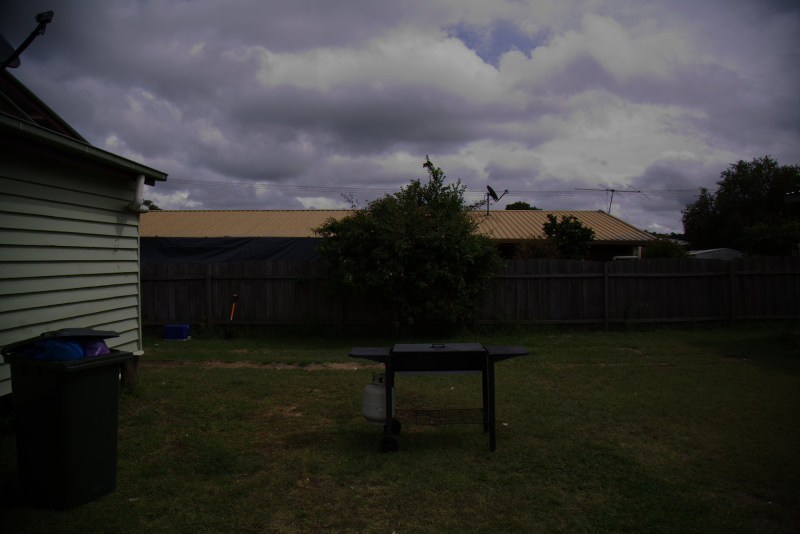
//> input picture data/barbecue.png, 800 x 534 px
$ ./labtwo   (built with g++ and OpenCV 4)
//> lines starting //> are read from the running program, lines starting //| are printed output that depends on the picture
#include <opencv2/opencv.hpp>

#include "opencv2/highgui.hpp"
#include "opencv2/imgcodecs.hpp"
#include "opencv2/imgproc.hpp"
#include <iostream>


cv::Mat luminanceEqualizedImage;

// Function Header of PART-1
std::vector<cv::Mat> calculateHistogram(cv::Mat& img);
cv::Mat rgbEqualization(cv::Mat& img);
cv::Mat luminanceEqualization(cv::Mat& img);
void showHistogram(std::vector<cv::Mat>& hists);

// Function Header of PART 2
static void medianFilter( int, void* );
static void gaussianFilter(int, void*);
static void bilateralFilter(int, void*);


int main(int argc, char** argv)
{
    /****************** PART 1 - HISTOGRAM EQUALIZATION ******************/

    // STEP 1 - Load the original image
    cv::Mat originalImage = cv::imread("data/barbecue.png");
//> originalImage is the input picture: 534 rows x 800 cols, CV_8UC3; mean B, G, R 54.4, 56.1, 56.7
    cv::imshow("Original Image", originalImage);

    // STEP 2 - Calculate and show BGR histogram of the original image
    std::vector<cv::Mat> originalImageHistogram(3);
    originalImageHistogram = calculateHistogram(originalImage);
//> in calculateHistogram, `cv::split(img, bgr_channels);`:
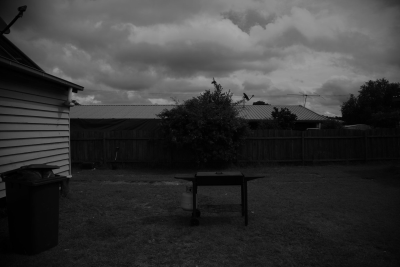
//> bgr_channels[1]: 534 rows x 800 cols, CV_8UC1 (shown at 1/2 size); min 0, max 167, mean 56.1
//> in calculateHistogram, `cv::calcHist(&bgr_channels[0], 1, 0, cv::Mat(), b_histogram, 1, &histo..`: b_histogram = 256 values, max 13181 at index 12, min 0 at index 168, mean 1668.8
//> in calculateHistogram, `cv::calcHist(&bgr_channels[1], 1, 0, cv::Mat(), g_histogram, 1, &histo..`: g_histogram = 256 values, max 8139 at index 8, min 0 at index 168, mean 1668.8
//> in calculateHistogram, `cv::calcHist(&bgr_channels[2], 1, 0, cv::Mat(), r_histogram, 1, &histo..`: r_histogram = 256 values, max 8492 at index 4, min 0 at index 168, mean 1668.8
    showHistogram(originalImageHistogram);
//> in showHistogram, `cv::minMaxLoc(hists[0], &min, &hmax[0]);`: min = 0; hmax = [13181, 0, 0]
//> in showHistogram, `cv::minMaxLoc(hists[1], &min, &hmax[1]);`: hmax = [13181, 8139, 0]
//> in showHistogram, `cv::minMaxLoc(hists[2], &min, &hmax[2]);`: hmax = [13181, 8139, 8492]
//> the loop in showHistogram, `for (int i = 0, end = hists.size(); i < end; i++)` made 3 passes
    cv::waitKey();

    // STEP 3 - Equalize the original image using RGB Equalization
    cv::Mat equalizedImage = rgbEqualization(originalImage);
//> in rgbEqualization, `cv::merge(bgr_equalized, equalizedImage);`:
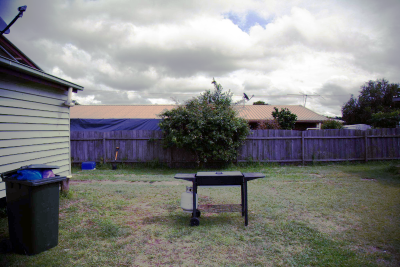
//> equalizedImage: 534 rows x 800 cols, CV_8UC3 (shown at 1/2 size); mean B, G, R 127.7, 128.7, 128.6
    cv::imshow("RGB Equalized Image", equalizedImage);

    // STEP 4 - Calculate and show the BGR histogram of the equalized image
    std::vector<cv::Mat> equalizedImageHistogram(3);
    equalizedImageHistogram = calculateHistogram(equalizedImage);
    showHistogram(equalizedImageHistogram);
//> in showHistogram (call 2), `cv::minMaxLoc(hists[0], &min, &hmax[0]);`: hmax = [13181, 0, 0]
//> in showHistogram (call 2), `cv::minMaxLoc(hists[1], &min, &hmax[1]);`: hmax = [13181, 8139, 0]
//> in showHistogram (call 2), `cv::minMaxLoc(hists[2], &min, &hmax[2]);`: hmax = [13181, 8139, 8492]
//> the loop in showHistogram (call 2), `for (int i = 0, end = hists.size(); i < end; i++)` made 3 passes
//> after the loop in showHistogram (call 2), `for (int i = 0, end = hists.size(); i < end; i++)`:
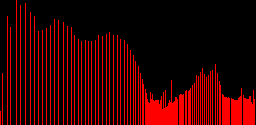
//> canvas[2]: 125 rows x 256 cols, CV_8UC3; mean B, G, R 0.8, 0, 50.5
    cv::waitKey();

    // STEP 5 - Equalize the original image using luminance equalization
    luminanceEqualizedImage = luminanceEqualization(originalImage);
//> in luminanceEqualization, `cv::split(Lab_image, Lab_channels);`:
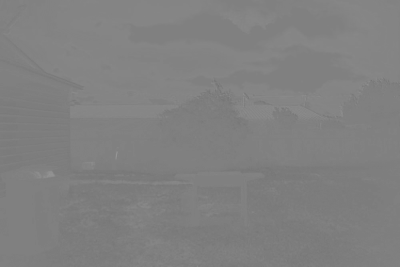
//> Lab_channels[1]: 534 rows x 800 cols, CV_8UC1 (shown at 1/2 size); min 113, max 155, mean 128.1
    cv::imshow("Luminance Equalized Image", luminanceEqualizedImage);

    // Calculate and show histogram of the luminance equalized image
    std::vector<cv::Mat> luminanceEqualizedImageHistogram(3);
    luminanceEqualizedImageHistogram = calculateHistogram(luminanceEqualizedImage);
//> in calculateHistogram (call 3), `cv::split(img, bgr_channels);`:
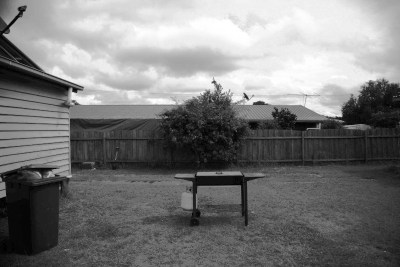
//> bgr_channels[0]: 534 rows x 800 cols, CV_8UC1 (shown at 1/2 size); min 0, max 255, mean 122.7
//> in calculateHistogram (call 3), `cv::calcHist(&bgr_channels[0], 1, 0, cv::Mat(), b_histogram, 1, &histo..`: b_histogram = 256 values, max 9365 at index 16, min 0 at index 1, mean 1668.8
//> in calculateHistogram (call 3), `cv::calcHist(&bgr_channels[1], 1, 0, cv::Mat(), g_histogram, 1, &histo..`: g_histogram = 256 values, max 11714 at index 18, min 0 at index 1, mean 1668.8
//> in calculateHistogram (call 3), `cv::calcHist(&bgr_channels[2], 1, 0, cv::Mat(), r_histogram, 1, &histo..`: r_histogram = 256 values, max 8973 at index 19, min 0 at index 1, mean 1668.8
    showHistogram(luminanceEqualizedImageHistogram);
//> in showHistogram (call 3), `cv::minMaxLoc(hists[0], &min, &hmax[0]);`: hmax = [9365, 0, 0]
//> in showHistogram (call 3), `cv::minMaxLoc(hists[1], &min, &hmax[1]);`: hmax = [9365, 11714, 0]
//> in showHistogram (call 3), `cv::minMaxLoc(hists[2], &min, &hmax[2]);`: hmax = [9365, 11714, 8973]
//> the loop in showHistogram (call 3), `for (int i = 0, end = hists.size(); i < end; i++)` made 3 passes
//> pass 1, in showHistogram (call 3), `cv::imshow(hists.size() == 1 ? "value" : wname[i], canvas[i]);`:
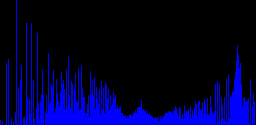
//> window 'blue': 125 rows x 256 cols, CV_8UC3; mean B, G, R 47.1, 0, 0
//> after the loop in showHistogram (call 3), `for (int i = 0, end = hists.size(); i < end; i++)`:
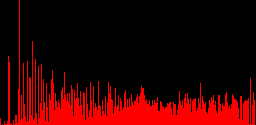
//> canvas[2]: 125 rows x 256 cols, CV_8UC3; mean B, G, R 0.8, 0, 48.3
    cv::waitKey();
    cv::destroyAllWindows();


    /****************** PART 2 - IMAGE FILTERING ******************/
    // Variable for the slider
    int ksize_slider;
    int sigmaX_slider;
    int sigmaRange_slider;
    int sigmaSpace_slider;

    const int MAX_KSIZE_SLIDER = 31;
    const int MAX_SIGMAX_SLIDER = 100;
    const int MAX_SIGMARANGE_SLIDER = 3000;
    const int MAX_SIGMASPACE_SLIDER = 500;

    // STEP 1 - Median Filter
    ksize_slider = 1;
    cv::namedWindow("Median Filter", cv::WINDOW_AUTOSIZE);
    cv::createTrackbar("ksize", "Median Filter", &ksize_slider, MAX_KSIZE_SLIDER, medianFilter);
    // Show some image at the beginning
    medianFilter(ksize_slider, 0);
    cv::waitKey();

    // STEP 2 - Gaussian Filter
    ksize_slider = 1;
    sigmaX_slider = 0;
    cv::namedWindow("Gaussian Filter", cv::WINDOW_AUTOSIZE);
    cv::createTrackbar("ksize", "Gaussian Filter", &ksize_slider, MAX_KSIZE_SLIDER, gaussianFilter);
    cv::createTrackbar("sigmaX", "Gaussian Filter", &sigmaX_slider, MAX_SIGMAX_SLIDER, gaussianFilter);
    // Show some image at the beginning
    gaussianFilter(ksize_slider, 0);
    cv::waitKey();

    // STEP 3 - Bilateral Filter
    sigmaRange_slider = 0;
    sigmaSpace_slider = 0;
    cv::namedWindow("Bilateral Filter", cv::WINDOW_AUTOSIZE);
    cv::createTrackbar("sigma range", "Bilateral Filter", &sigmaRange_slider, MAX_SIGMARANGE_SLIDER, bilateralFilter);
    cv::createTrackbar("sigma space", "Bilateral Filter", &sigmaSpace_slider, MAX_SIGMASPACE_SLIDER, bilateralFilter);
    // Show some image at the beginning
    bilateralFilter(1,0);
    cv::waitKey();

    cv::destroyAllWindows();

	return 0;
}
/**
 * This function will perform a bilateral filter smoothing based on the values of sigma range
 * and sigma space that is set on the trackbar
 */
static void bilateralFilter(int, void*)
{
    cv::Mat filteredImage = luminanceEqualizedImage.clone();

    double sigmaRange = (double) cv::getTrackbarPos("sigma range", "Bilateral Filter");
    double sigmaSpace = (double) cv::getTrackbarPos("sigma space", "Bilateral Filter");
    sigmaRange = sigmaRange / 1;
    sigmaSpace = sigmaSpace / 1;

    cv::bilateralFilter(luminanceEqualizedImage, filteredImage, 5, sigmaSpace, sigmaRange, cv::BORDER_DEFAULT);
    cv::imshow("Bilateral Filter", filteredImage);

    std::cout << "sigma range: " << sigmaRange;
    std::cout << " sigma space: " << sigmaSpace << std::endl;
}

/**
 * This function will perform a gaussian blur based on the value of the kernel size and sigmaX
 * that is selected on the trackbar
 */
static void gaussianFilter(int, void*)
{
    cv::Mat filteredImage = luminanceEqualizedImage.clone();

    int ksize = cv::getTrackbarPos("ksize", "Gaussian Filter");
    double sigmaX = (double) cv::getTrackbarPos("sigmaX", "Gaussian Filter");
    sigmaX = sigmaX / 10;

    // ksize of gaussian filter must be odd and greater than or equal to zero
    if (ksize >= 1) {
        ksize = (ksize * 2) - 1;
    }

    // sigmaX must be greater or equal to zero
    if (ksize > 0 && sigmaX >= 0)
    {
        cv::GaussianBlur(luminanceEqualizedImage, filteredImage, cv::Size(ksize, ksize), sigmaX, 0, 0);
        cv::imshow("Gaussian Filter", filteredImage);

        std::cout << "ksize: " << ksize;
        std::cout << " sigmaX: " << sigmaX << std::endl;
    }
}

/**
 * This function will perform median blur based on the value of the kernel size that
 * is selected on the trackbar.
 */
static void medianFilter(int, void*)
{
    cv::Mat filteredImage = luminanceEqualizedImage.clone();
    int ksize = cv::getTrackbarPos("ksize", "Median Filter");

    // ksize of median filter must be odd and greater than or equal to one
    if ((ksize % 2) != 0 && ksize >= 1)
    {
        cv::medianBlur(luminanceEqualizedImage, filteredImage, ksize);
        cv::imshow("Median Filter", filteredImage);

        std::cout << "ksize: " << ksize << std::endl;
    }
}

/**
 * This function will calculate the histogram of a 3 channels (BGR) color image.
 * Then it will return vector containing the B,G,R histograms.
 */
std::vector<cv::Mat> calculateHistogram(cv::Mat& img)
{
    // Separating the image into 3 channels (B, G, and R)
    std::vector<cv::Mat> bgr_channels;
    cv::split(img, bgr_channels);

    // Number of bins
    int histogramSize = 256;

    // Histogram parameter;
    bool uniform = true;
    bool accumulate = false;

    // Setting the range of B,G,R channels
    float range[] = {0, 256};
    const float* histogramRange = {range};

    // Calculating the histogram
    cv::Mat b_histogram;
    cv::Mat g_histogram;
    cv::Mat r_histogram;
    cv::calcHist(&bgr_channels[0], 1, 0, cv::Mat(), b_histogram, 1, &histogramSize, &histogramRange, uniform, accumulate);
    cv::calcHist(&bgr_channels[1], 1, 0, cv::Mat(), g_histogram, 1, &histogramSize, &histogramRange, uniform, accumulate);
    cv::calcHist(&bgr_channels[2], 1, 0, cv::Mat(), r_histogram, 1, &histogramSize, &histogramRange, uniform, accumulate);

    // Creating a 3 channels vector for the BGR Histogram
    std::vector<cv::Mat> bgr_histogram(3);
    bgr_histogram[0] = b_histogram;
    bgr_histogram[1] = g_histogram;
    bgr_histogram[2] = r_histogram;

    return bgr_histogram;
}

/**
 * This function will equalize the BGR histograms of the input image using
 * the cv::equalHist() function.
 */
cv::Mat rgbEqualization(cv::Mat& img)
{
    // Separating the image into 3 channels (B, G, and R)
    std::vector<cv::Mat> bgr_channels;
    cv::split(img, bgr_channels);

    // Applying histogram equalization to the image
    cv::Mat b_equalized;
    cv::Mat g_equalized;
    cv::Mat r_equalized;
    cv::equalizeHist(bgr_channels[0], b_equalized);
    cv::equalizeHist(bgr_channels[1], g_equalized);
    cv::equalizeHist(bgr_channels[2], r_equalized);

    // Creating a 3 channels vector for the BGR equalized images
    std::vector<cv::Mat> bgr_equalized(3);
    bgr_equalized[0] = b_equalized;
    bgr_equalized[1] = g_equalized;
    bgr_equalized[2] = r_equalized;

    // Merging the BGR equalized images into a single image
    cv::Mat equalizedImage;
    cv::merge(bgr_equalized, equalizedImage);

    return equalizedImage;
}

/**
 * This function will equalize the input image using the luminance equalization,
 * where only L channel that is equalized.
 */
cv::Mat luminanceEqualization(cv::Mat& img)
{
    // Convert the input image from BGR color space to Lab color space
    cv::Mat Lab_image;
    cv::cvtColor(img, Lab_image, cv::COLOR_BGR2Lab);

    // Separating the image into 3 channels (L, a, and b)
    std::vector<cv::Mat> Lab_channels;
    cv::split(Lab_image, Lab_channels);

    // Applying histogram equalization to the Luminance channel
    cv::Mat L_equalized;
    cv::equalizeHist(Lab_channels[0], L_equalized);

    // Creating a 3 channels vector for the Lab equalized images
    std::vector<cv::Mat> Lab_equalized(3);
    Lab_equalized[0] = L_equalized;
    Lab_equalized[1] = Lab_channels[1];
    Lab_equalized[2] = Lab_channels[2];

    // Merging the Lab equalized images into a single image
    cv::Mat luminanceEqualizedImage;
    cv::merge(Lab_equalized, luminanceEqualizedImage);

    // Convert the image from Lab color space back to BGR color space
    cv::cvtColor(luminanceEqualizedImage,luminanceEqualizedImage, cv::COLOR_Lab2BGR);

    return luminanceEqualizedImage;
}

/**
 * This function will visualize the BGR histograms.
 * @param hists
 */
void showHistogram(std::vector<cv::Mat>& hists)
{
    // Min/Max computation
    double hmax[3] = {0,0,0};
    double min;
    cv::minMaxLoc(hists[0], &min, &hmax[0]);
    cv::minMaxLoc(hists[1], &min, &hmax[1]);
    cv::minMaxLoc(hists[2], &min, &hmax[2]);

    std::string wname[3] = { "blue", "green", "red" };
    cv::Scalar colors[3] = { cv::Scalar(255,0,0), cv::Scalar(0,255,0),
                             cv::Scalar(0,0,255) };

    std::vector<cv::Mat> canvas(hists.size());

    // Display each histogram in a canvas
    for (int i = 0, end = hists.size(); i < end; i++)
    {
        canvas[i] = cv::Mat::ones(125, hists[0].rows, CV_8UC3);

        for (int j = 0, rows = canvas[i].rows; j < hists[0].rows-1; j++)
        {
            cv::line(
                    canvas[i],
                    cv::Point(j, rows),
                    cv::Point(j, rows - (hists[i].at<float>(j) * rows/hmax[i])),
                    hists.size() == 1 ? cv::Scalar(200,200,200) : colors[i],
                    1, 8, 0
            );
        }

        cv::imshow(hists.size() == 1 ? "value" : wname[i], canvas[i]);
    }
}

$ run again, with data/portello-noisy.png copied over data/barbecue.png
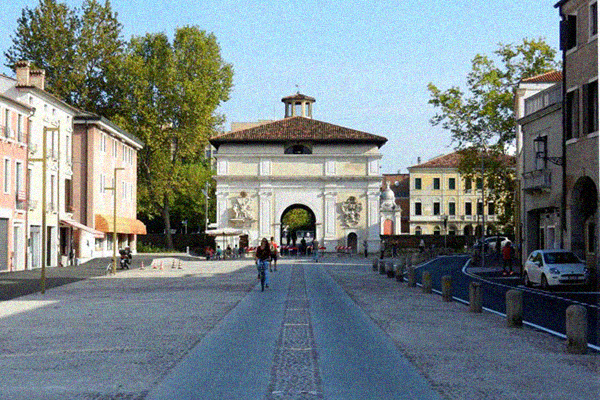
//> input picture data/portello-noisy.png, 600 x 400 px
//> originalImage is the input picture: 400 rows x 600 cols, CV_8UC3; mean B, G, R 132.9, 130.3, 119
//> b_histogram = 256 values, max 18361 at index 255, min 337 at index 208, mean 937.5
//> g_histogram = 256 values, max 3325 at index 0, min 276 at index 254, mean 937.5
//> r_histogram = 256 values, max 4198 at index 0, min 340 at index 250, mean 937.5
//> in showHistogram, `cv::minMaxLoc(hists[0], &min, &hmax[0]);`: min = 337; hmax = [18361, 0, 0]
//> in showHistogram, `cv::minMaxLoc(hists[1], &min, &hmax[1]);`: min = 276; hmax = [18361, 3325, 0]
//> in showHistogram, `cv::minMaxLoc(hists[2], &min, &hmax[2]);`: min = 340; hmax = [18361, 3325, 4198]
//> the loop in showHistogram, `for (int i = 0, end = hists.size(); i < end; i++)` made 3 passes
//> the loop in showHistogram (call 2), `for (int i = 0, end = hists.size(); i < end; i++)` made 3 passes
//> Lab_image: 400 rows x 600 cols, CV_8UC3; mean of channels 0, 1, 2 134.7, 126, 125.6
//> in calculateHistogram (call 3), `cv::split(img, bgr_channels);`:
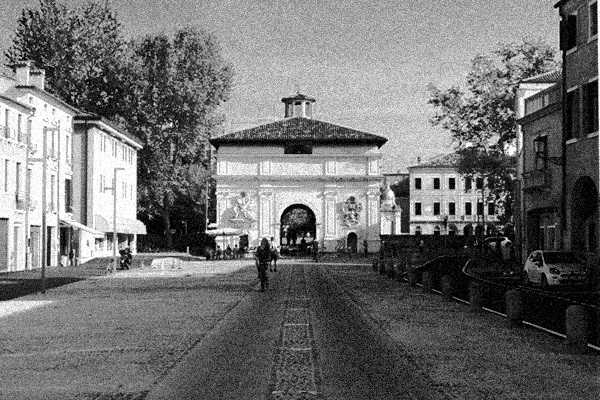
//> bgr_channels[2]: 400 rows x 600 cols, CV_8UC1; min 0, max 255, mean 112.6
//> b_histogram = 256 values, max 11958 at index 0, min 293 at index 198, mean 937.5
//> g_histogram = 256 values, max 4688 at index 255, min 407 at index 5, mean 937.5
//> r_histogram = 256 values, max 6622 at index 0, min 271 at index 230, mean 937.5
//> in showHistogram (call 3), `cv::minMaxLoc(hists[0], &min, &hmax[0]);`: min = 293; hmax = [11958, 0, 0]
//> in showHistogram (call 3), `cv::minMaxLoc(hists[1], &min, &hmax[1]);`: min = 407; hmax = [11958, 4688, 0]
//> in showHistogram (call 3), `cv::minMaxLoc(hists[2], &min, &hmax[2]);`: min = 271; hmax = [11958, 4688, 6622]
//> the loop in showHistogram (call 3), `for (int i = 0, end = hists.size(); i < end; i++)` made 3 passes
//> after the loop in showHistogram (call 3), `for (int i = 0, end = hists.size(); i < end; i++)`:
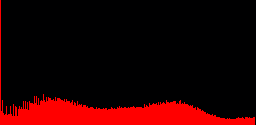
//> canvas[2]: 125 rows x 256 cols, CV_8UC3; mean B, G, R 0.9, 0, 36.4

$ run again, with data/countryside.jpg saved as data/barbecue.png
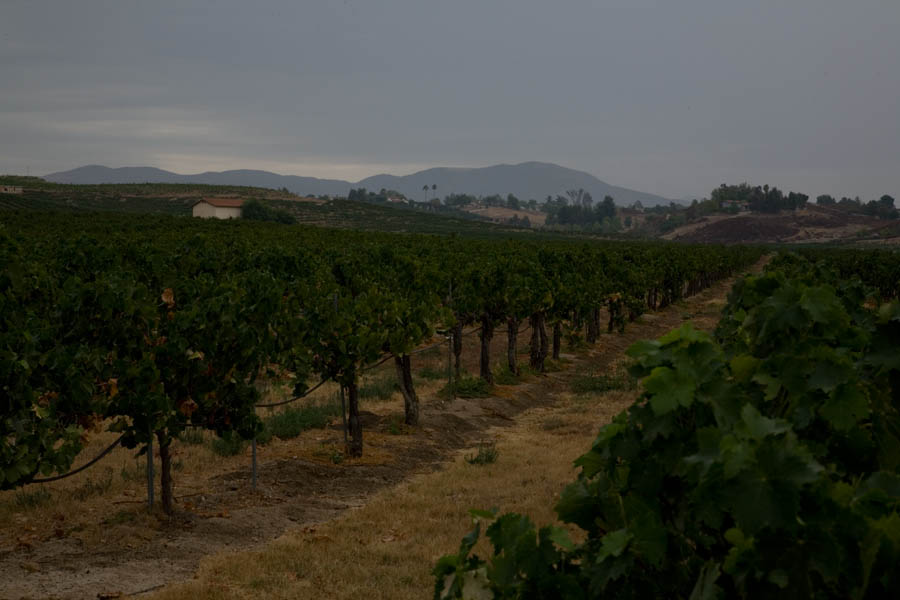
//> input picture data/countryside.jpg, 900 x 600 px
//> originalImage is the input picture: 600 rows x 900 cols, CV_8UC3; mean B, G, R 51.9, 62.8, 62.3
//> b_histogram = 256 values, max 73168 at index 0, min 0 at index 151, mean 2109.4
//> g_histogram = 256 values, max 33874 at index 128, min 0 at index 157, mean 2109.4
//> r_histogram = 256 values, max 22738 at index 123, min 0 at index 165, mean 2109.4
//> in showHistogram, `cv::minMaxLoc(hists[0], &min, &hmax[0]);`: min = 0; hmax = [73168, 0, 0]
//> in showHistogram, `cv::minMaxLoc(hists[1], &min, &hmax[1]);`: hmax = [73168, 33874, 0]
//> in showHistogram, `cv::minMaxLoc(hists[2], &min, &hmax[2]);`: hmax = [73168, 33874, 22738]
//> the loop in showHistogram, `for (int i = 0, end = hists.size(); i < end; i++)` made 3 passes
//> the loop in showHistogram (call 2), `for (int i = 0, end = hists.size(); i < end; i++)` made 3 passes
//> Lab_image: 600 rows x 900 cols, CV_8UC3; mean of channels 0, 1, 2 65, 126.3, 134.2
//> in calculateHistogram (call 3), `cv::split(img, bgr_channels);`:
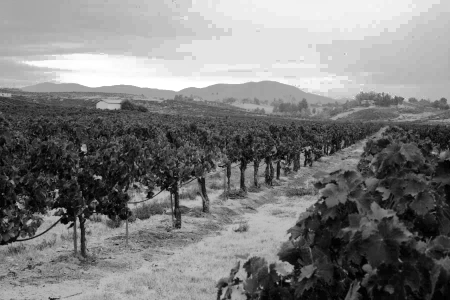
//> bgr_channels[2]: 600 rows x 900 cols, CV_8UC1 (shown at 1/2 size); min 0, max 255, mean 125.4
//> b_histogram = 256 values, max 15270 at index 241, min 0 at index 1, mean 2109.4
//> g_histogram = 256 values, max 31525 at index 234, min 0 at index 189, mean 2109.4
//> r_histogram = 256 values, max 27627 at index 228, min 0 at index 213, mean 2109.4
//> in showHistogram (call 3), `cv::minMaxLoc(hists[0], &min, &hmax[0]);`: hmax = [15270, 0, 0]
//> in showHistogram (call 3), `cv::minMaxLoc(hists[1], &min, &hmax[1]);`: hmax = [15270, 31525, 0]
//> in showHistogram (call 3), `cv::minMaxLoc(hists[2], &min, &hmax[2]);`: hmax = [15270, 31525, 27627]
//> the loop in showHistogram (call 3), `for (int i = 0, end = hists.size(); i < end; i++)` made 3 passes
//> after the loop in showHistogram (call 3), `for (int i = 0, end = hists.size(); i < end; i++)`:
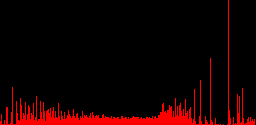
//> canvas[2]: 125 rows x 256 cols, CV_8UC3; mean B, G, R 0.9, 0, 20.3
